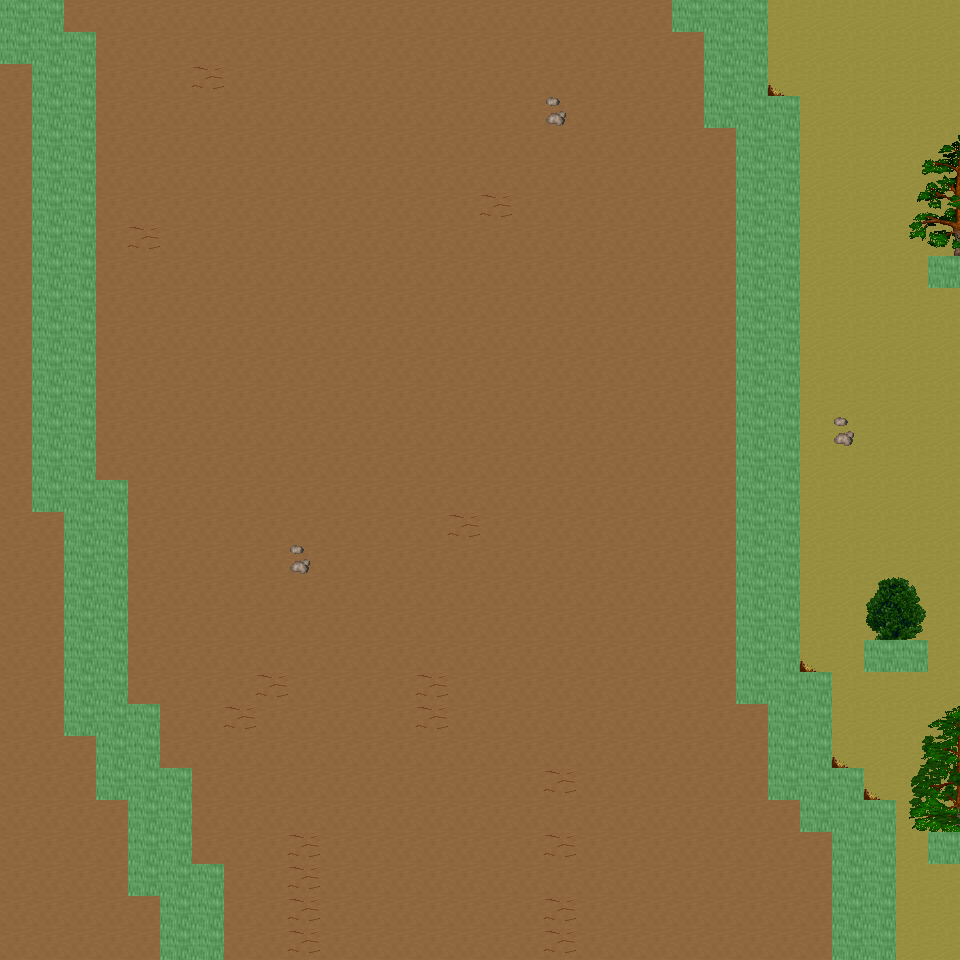

This is a level from a 2D game, rendered from its Tiled map with the project's own tilesets. A one-line summary and the map file follow, with tile-layer data summarised:
An orthogonal 30x30 tile map with 32x32 px tiles, 6 tile layers (Ground, Object, Object2, Above, ...), 34 tilesets and 8 objects (8x mapExit).

<map version="1.0" orientation="orthogonal" renderorder="right-down" width="30" height="30" tilewidth="32" tileheight="32" nextobjectid="9">
  <tileset firstgid="1" name="tileset_ground_ground" tilewidth="32" tileheight="32" tilecount="33" columns="3">
    <image source="../drawable/tileset_ground_ground.png" width="96" height="352" />
  </tileset>
  <tileset firstgid="34" name="tileset_ground_rock_pebbles" tilewidth="32" tileheight="32" tilecount="3" columns="1">
    <image source="../drawable/tileset_ground_rock_pebbles.png" width="32" height="96" />
  </tileset>
  <tileset firstgid="37" name="tileset_ground_grass_edges" tilewidth="32" tileheight="32" tilecount="36" columns="12">
    <image source="../drawable/tileset_ground_grass_edges.png" width="384" height="96" />
  </tileset>
  <tileset firstgid="73" name="tileset_plant_flower_daisy_white" tilewidth="32" tileheight="32" tilecount="8" columns="2">
    <image source="../drawable/tileset_plant_flower_daisy_white.png" width="64" height="128" />
  </tileset>
  <tileset firstgid="81" name="tileset_ground_ridge_earth_dark" tilewidth="32" tileheight="32" tilecount="96" columns="12">
    <image source="../drawable/tileset_ground_ridge_earth_dark.png" width="384" height="256" />
  </tileset>
  <tileset firstgid="177" name="tileset_plant_grasses" tilewidth="32" tileheight="32" tilecount="6" columns="3">
    <image source="../drawable/tileset_plant_grasses.png" width="96" height="64" />
  </tileset>
  <tileset firstgid="183" name="tileset_ground_earth_edges" tilewidth="32" tileheight="32" tilecount="18" columns="6">
    <image source="../drawable/tileset_ground_earth_edges.png" width="192" height="96" />
  </tileset>
  <tileset firstgid="201" name="tileset_item_statue_green_stone_3" tilewidth="32" tileheight="32" tilecount="3" columns="1">
    <image source="../drawable/tileset_item_statue_green_stone_3.png" width="32" height="96" />
  </tileset>
  <tileset firstgid="204" name="tileset_ground_rock_rocks_2" tilewidth="32" tileheight="32" tilecount="4" columns="2">
    <image source="../drawable/tileset_ground_rock_rocks_2.png" width="64" height="64" />
  </tileset>
  <tileset firstgid="208" name="tileset_item_corpse_huge_animal" tilewidth="32" tileheight="32" tilecount="16" columns="2">
    <image source="../drawable/tileset_item_corpse_huge_animal.png" width="64" height="256" />
  </tileset>
  <tileset firstgid="224" name="tileset_item_statue_green_stone" tilewidth="32" tileheight="32" tilecount="12" columns="4">
    <image source="../drawable/tileset_item_statue_green_stone.png" width="128" height="96" />
  </tileset>
  <tileset firstgid="236" name="tileset_logic_creature_animal" tilewidth="32" tileheight="32" tilecount="32" columns="8">
    <image source="../drawable/tileset_logic_creature_animal.png" width="256" height="128" />
  </tileset>
  <tileset firstgid="268" name="tileset_logic_collision" tilewidth="32" tileheight="32" tilecount="1" columns="1">
    <image source="../drawable/tileset_logic_collision.png" width="32" height="32" />
  </tileset>
  <tileset firstgid="269" name="tileset_plant_tree_taller_trees" tilewidth="32" tileheight="32" tilecount="32" columns="8">
    <image source="../drawable/tileset_plant_tree_taller_trees.png" width="256" height="128" />
  </tileset>
  <tileset firstgid="301" name="tileset_plant_tree_spruce" tilewidth="32" tileheight="32" tilecount="6" columns="2">
    <image source="../drawable/tileset_plant_tree_spruce.png" width="64" height="96" />
  </tileset>
  <tileset firstgid="307" name="tileset_plant_bush_bush_mult_colored" tilewidth="32" tileheight="32" tilecount="6" columns="3">
    <image source="../drawable/tileset_plant_bush_bush_mult_colored.png" width="96" height="64" />
  </tileset>
  <tileset firstgid="313" name="tileset_plant_bush_bush_pinks" tilewidth="32" tileheight="32" tilecount="4" columns="2">
    <image source="../drawable/tileset_plant_bush_bush_pinks.png" width="64" height="64" />
  </tileset>
  <tileset firstgid="317" name="tileset_plant_flower_flower_bed_1" tilewidth="32" tileheight="32" tilecount="35" columns="7">
    <image source="../drawable/tileset_plant_flower_flower_bed_1.png" width="224" height="160" />
  </tileset>
  <tileset firstgid="352" name="tileset_plant_flower_small_flower_bed" tilewidth="32" tileheight="32" tilecount="12" columns="3">
    <image source="../drawable/tileset_plant_flower_small_flower_bed.png" width="96" height="128" />
  </tileset>
  <tileset firstgid="364" name="tileset_plant_flower_small_flower_bed_2" tilewidth="32" tileheight="32" tilecount="12" columns="3">
    <image source="../drawable/tileset_plant_flower_small_flower_bed_2.png" width="96" height="128" />
  </tileset>
  <tileset firstgid="376" name="tileset_furniture_chair_bench_wooden" tilewidth="32" tileheight="32" tilecount="8" columns="2">
    <image source="../drawable/tileset_furniture_chair_bench_wooden.png" width="64" height="128" />
  </tileset>
  <tileset firstgid="384" name="tileset_building_decoration_pool" tilewidth="32" tileheight="32" tilecount="9" columns="3">
    <image source="../drawable/tileset_building_decoration_pool.png" width="96" height="96" />
  </tileset>
  <tileset firstgid="393" name="tileset_building_decoration_stone_details" tilewidth="32" tileheight="32" tilecount="4" columns="2">
    <image source="../drawable/tileset_building_decoration_stone_details.png" width="64" height="64" />
  </tileset>
  <tileset firstgid="397" name="tileset_building_decoration_orbpedestal" tilewidth="32" tileheight="32" tilecount="2" columns="1">
    <image source="../drawable/tileset_building_decoration_orbpedestal.png" width="32" height="64" />
  </tileset>
  <tileset firstgid="399" name="tileset_object_birds" tilewidth="32" tileheight="32" tilecount="4" columns="2">
    <image source="../drawable/tileset_object_birds.png" width="64" height="64" />
  </tileset>
  <tileset firstgid="403" name="tileset_building_gazebo" tilewidth="32" tileheight="32" tilecount="21" columns="3">
    <image source="../drawable/tileset_building_gazebo.png" width="96" height="224" />
  </tileset>
  <tileset firstgid="424" name="tileset_ground_green_paving" tilewidth="32" tileheight="32" tilecount="18" columns="3">
    <image source="../drawable/tileset_ground_green_paving.png" width="96" height="192" />
  </tileset>
  <tileset firstgid="442" name="tileset_plant_tree_pine_tree" tilewidth="32" tileheight="32" tilecount="20" columns="4">
    <image source="../drawable/tileset_plant_tree_pine_tree.png" width="128" height="160" />
  </tileset>
  <tileset firstgid="462" name="tileset_plant_tree_pine_tree_1" tilewidth="32" tileheight="32" tilecount="20" columns="4">
    <image source="../drawable/tileset_plant_tree_pine_tree_1.png" width="128" height="160" />
  </tileset>
  <tileset firstgid="482" name="tileset_plant_tree_cherry_blossom_tree" tilewidth="32" tileheight="32" tilecount="9" columns="3">
    <image source="../drawable/tileset_plant_tree_cherry_blossom_tree.png" width="96" height="96" />
  </tileset>
  <tileset firstgid="491" name="tileset_logic_item_fruits" tilewidth="32" tileheight="32" tilecount="10" columns="10">
    <image source="../drawable/tileset_logic_item_fruits.png" width="256" height="64" />
  </tileset>
  <tileset firstgid="501" name="tileset_plant_bushes_and_trees" tilewidth="32" tileheight="32" tilecount="144" columns="16">
    <image source="../drawable/tileset_plant_bushes_and_trees.png" width="512" height="289" />
  </tileset>
  <tileset firstgid="645" name="tileset_plant_bush_leafy" tilewidth="32" tileheight="32" tilecount="48" columns="8">
    <image source="../drawable/tileset_plant_bush_leafy.png" width="256" height="192" />
  </tileset>
  <tileset firstgid="693" name="tileset_plant_bush_flowering" tilewidth="32" tileheight="32" tilecount="72" columns="8">
    <image source="../drawable/tileset_plant_bush_flowering.png" width="256" height="288" />
  </tileset>
  <layer name="Ground" width="30" height="30">
    <data>[900 cells, 900 non-empty, 2 distinct tile ids]</data>
  </layer>
  <layer name="Object" width="30" height="30">
    <data>[900 cells, 157 non-empty, 20 distinct tile ids]</data>
  </layer>
  <layer name="Object2" width="30" height="30">
    <data>[900 cells, 0 non-empty, 0 distinct tile ids]</data>
  </layer>
  <layer name="Above" width="30" height="30">
    <data>[900 cells, 19 non-empty, 19 distinct tile ids]</data>
  </layer>
  <layer name="Above2" width="30" height="30">
    <data>[900 cells, 0 non-empty, 0 distinct tile ids]</data>
  </layer>
  <layer name="Walkable" width="30" height="30">
    <data>[900 cells, 134 non-empty, 1 distinct tile ids]</data>
  </layer>
  <objectgroup name="MapEvents">
    <object id="1" name="north" type="mapExit" x="64" y="0" width="608" height="32">
      <properties>
        <property name="map" value="level_0_x68_y42" />
        <property name="x" value="2" />
        <property name="y" value="28" />
      </properties>
    </object>
    <object id="2" name="north2" type="mapExit" x="768" y="0" width="192" height="32">
      <properties>
        <property name="map" value="level_0_x68_y42" />
        <property name="x" value="24" />
        <property name="y" value="28" />
      </properties>
    </object>
    <object id="3" name="south" type="mapExit" x="0" y="928" width="160" height="32">
      <properties>
        <property name="map" value="level_0_x68_y44" />
        <property name="x" value="0" />
        <property name="y" value="1" />
      </properties>
    </object>
    <object id="4" name="south2" type="mapExit" x="224" y="928" width="608" height="32">
      <properties>
        <property name="map" value="level_0_x68_y44" />
        <property name="x" value="7" />
        <property name="y" value="1" />
      </properties>
    </object>
    <object id="5" name="south3" type="mapExit" x="896" y="928" width="64" height="32">
      <properties>
        <property name="map" value="level_0_x68_y44" />
        <property name="x" value="28" />
        <property name="y" value="1" />
      </properties>
    </object>
    <object id="6" name="east" type="mapExit" x="928" y="0" width="32" height="256">
      <properties>
        <property name="map" value="level_0_x69_y43" />
        <property name="x" value="1" />
        <property name="y" value="0" />
      </properties>
    </object>
    <object id="7" name="east2" type="mapExit" x="928" y="288" width="32" height="544">
      <properties>
        <property name="map" value="level_0_x69_y43" />
        <property name="x" value="1" />
        <property name="y" value="9" />
      </properties>
    </object>
    <object id="8" name="east3" type="mapExit" x="928" y="864" width="32" height="96">
      <properties>
        <property name="map" value="level_0_x69_y43" />
        <property name="x" value="1" />
        <property name="y" value="27" />
      </properties>
    </object>
  </objectgroup>
</map>
